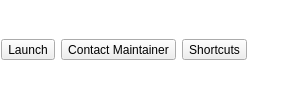
               <widget class="QGroupBox" name="group_app_installed">
                <property name="styleSheet">
                 <string notr="true">QGroupBox{
background: transparent;
border: 0px;
margin-top: 0px;
}</string>
                </property>
                <property name="title">
                 <string/>
                </property>
                <layout class="QHBoxLayout" name="horizontalLayout_7">
                 <property name="leftMargin">
                  <number>1</number>
                 </property>
                 <property name="topMargin">
                  <number>1</number>
                 </property>
                 <property name="rightMargin">
                  <number>1</number>
                 </property>
                 <property name="bottomMargin">
                  <number>1</number>
                 </property>
                 <item>
                  <widget class="QToolButton" name="tool_install_startApp">
                   <property name="sizePolicy">
                    <sizepolicy hsizetype="Fixed" vsizetype="Fixed">
                     <horstretch>0</horstretch>
                     <verstretch>0</verstretch>
                    </sizepolicy>
                   </property>
                   <property name="statusTip">
                    <string>Start the application</string>
                   </property>
                   <property name="layoutDirection">
                    <enum>Qt::LeftToRight</enum>
                   </property>
                   <property name="text">
                    <string>Launch</string>
                   </property>
                   <property name="icon">
                    <iconset resource="SoftwareManager.qrc">
                     <normaloff>:/icons/application.png</normaloff>:/icons/application.png</iconset>
                   </property>
                   <property name="iconSize">
                    <size>
                     <width>20</width>
                     <height>20</height>
                    </size>
                   </property>
                   <property name="popupMode">
                    <enum>QToolButton::InstantPopup</enum>
                   </property>
                   <property name="toolButtonStyle">
                    <enum>Qt::ToolButtonTextBesideIcon</enum>
                   </property>
                  </widget>
                 </item>
                 <item>
                  <widget class="QToolButton" name="tool_install_maintainer">
                   <property name="text">
                    <string>Contact Maintainer</string>
                   </property>
                   <property name="icon">
                    <iconset resource="SoftwareManager.qrc">
                     <normaloff>:/icons/email.png</normaloff>:/icons/email.png</iconset>
                   </property>
                   <property name="iconSize">
                    <size>
                     <width>20</width>
                     <height>20</height>
                    </size>
                   </property>
                   <property name="popupMode">
                    <enum>QToolButton::InstantPopup</enum>
                   </property>
                   <property name="toolButtonStyle">
                    <enum>Qt::ToolButtonTextBesideIcon</enum>
                   </property>
                  </widget>
                 </item>
                 <item>
                  <widget class="QToolButton" name="tool_install_shortcuts">
                   <property name="text">
                    <string>Shortcuts</string>
                   </property>
                   <property name="icon">
                    <iconset resource="SoftwareManager.qrc">
                     <normaloff>:/icons/config.png</normaloff>:/icons/config.png</iconset>
                   </property>
                   <property name="iconSize">
                    <size>
                     <width>20</width>
                     <height>20</height>
                    </size>
                   </property>
                   <property name="popupMode">
                    <enum>QToolButton::InstantPopup</enum>
                   </property>
                   <property name="toolButtonStyle">
                    <enum>Qt::ToolButtonTextBesideIcon</enum>
                   </property>
                  </widget>
                 </item>
                 <item>
                  <spacer name="horizontalSpacer_8">
                   <property name="orientation">
                    <enum>Qt::Horizontal</enum>
                   </property>
                   <property name="sizeHint" stdset="0">
                    <size>
                     <width>40</width>
                     <height>20</height>
                    </size>
                   </property>
                  </spacer>
                 </item>
                </layout>
               </widget>
